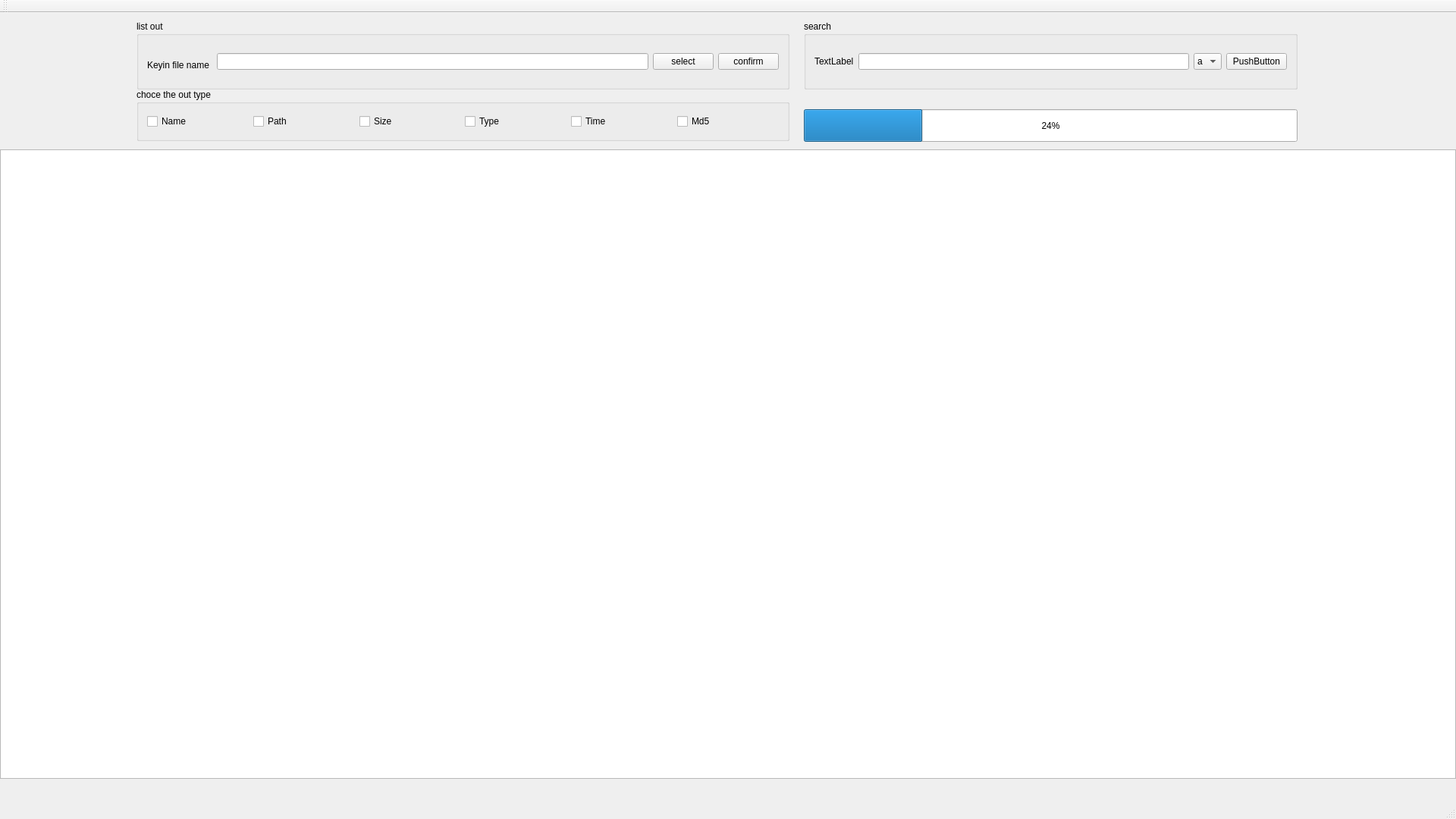
<?xml version="1.0" encoding="UTF-8"?>
<ui version="4.0">
 <class>MainWindow</class>
 <widget class="QMainWindow" name="MainWindow">
  <property name="geometry">
   <rect>
    <x>0</x>
    <y>0</y>
    <width>1920</width>
    <height>1080</height>
   </rect>
  </property>
  <property name="windowTitle">
   <string>MainWindow</string>
  </property>
  <widget class="QWidget" name="centralWidget">
   <widget class="QGroupBox" name="groupBox">
    <property name="geometry">
     <rect>
      <x>180</x>
      <y>10</y>
      <width>861</width>
      <height>91</height>
     </rect>
    </property>
    <property name="title">
     <string>list out</string>
    </property>
    <property name="checkable">
     <bool>false</bool>
    </property>
    <layout class="QHBoxLayout" name="horizontalLayout">
     <property name="sizeConstraint">
      <enum>QLayout::SetDefaultConstraint</enum>
     </property>
     <item>
      <widget class="QLabel" name="PathLabel">
       <property name="enabled">
        <bool>true</bool>
       </property>
       <property name="minimumSize">
        <size>
         <width>86</width>
         <height>55</height>
        </size>
       </property>
       <property name="text">
        <string>Keyin file name</string>
       </property>
      </widget>
     </item>
     <item>
      <widget class="QLineEdit" name="PathText"/>
     </item>
     <item>
      <widget class="QPushButton" name="selectBut">
       <property name="text">
        <string>select</string>
       </property>
      </widget>
     </item>
     <item>
      <widget class="QPushButton" name="confirmBut">
       <property name="text">
        <string>confirm</string>
       </property>
      </widget>
     </item>
    </layout>
   </widget>
   <widget class="QGroupBox" name="groupBox_2">
    <property name="geometry">
     <rect>
      <x>180</x>
      <y>100</y>
      <width>861</width>
      <height>69</height>
     </rect>
    </property>
    <property name="title">
     <string>choce the out type</string>
    </property>
    <layout class="QHBoxLayout" name="horizontalLayout_2">
     <item>
      <widget class="QCheckBox" name="nameChk">
       <property name="text">
        <string>Name</string>
       </property>
      </widget>
     </item>
     <item>
      <widget class="QCheckBox" name="pathChk">
       <property name="text">
        <string>Path</string>
       </property>
      </widget>
     </item>
     <item>
      <widget class="QCheckBox" name="sizeChk">
       <property name="text">
        <string>Size</string>
       </property>
      </widget>
     </item>
     <item>
      <widget class="QCheckBox" name="typeChk">
       <property name="text">
        <string>Type</string>
       </property>
      </widget>
     </item>
     <item>
      <widget class="QCheckBox" name="timeChk">
       <property name="text">
        <string>Time</string>
       </property>
      </widget>
     </item>
     <item>
      <widget class="QCheckBox" name="md5Chk">
       <property name="text">
        <string>Md5</string>
       </property>
      </widget>
     </item>
    </layout>
   </widget>
   <widget class="QGroupBox" name="groupBox_4">
    <property name="geometry">
     <rect>
      <x>1060</x>
      <y>10</y>
      <width>651</width>
      <height>91</height>
     </rect>
    </property>
    <property name="title">
     <string>search</string>
    </property>
    <layout class="QHBoxLayout" name="horizontalLayout_3">
     <item>
      <widget class="QLabel" name="label">
       <property name="text">
        <string>TextLabel</string>
       </property>
      </widget>
     </item>
     <item>
      <widget class="QLineEdit" name="lineEdit"/>
     </item>
     <item>
      <widget class="QComboBox" name="comboBox">
       <item>
        <property name="text">
         <string>a</string>
        </property>
       </item>
       <item>
        <property name="text">
         <string>b</string>
        </property>
       </item>
      </widget>
     </item>
     <item>
      <widget class="QPushButton" name="pushButton">
       <property name="text">
        <string>PushButton</string>
       </property>
      </widget>
     </item>
    </layout>
   </widget>
   <widget class="QTableWidget" name="tableWidget">
    <property name="geometry">
     <rect>
      <x>0</x>
      <y>180</y>
      <width>1920</width>
      <height>830</height>
     </rect>
    </property>
   </widget>
   <widget class="QProgressBar" name="progressBar">
    <property name="geometry">
     <rect>
      <x>1060</x>
      <y>127</y>
      <width>651</width>
      <height>43</height>
     </rect>
    </property>
    <property name="value">
     <number>24</number>
    </property>
   </widget>
  </widget>
  <widget class="QMenuBar" name="menuBar">
   <property name="geometry">
    <rect>
     <x>0</x>
     <y>0</y>
     <width>1920</width>
     <height>28</height>
    </rect>
   </property>
  </widget>
  <widget class="QToolBar" name="mainToolBar">
   <attribute name="toolBarArea">
    <enum>TopToolBarArea</enum>
   </attribute>
   <attribute name="toolBarBreak">
    <bool>false</bool>
   </attribute>
  </widget>
  <widget class="QStatusBar" name="statusBar"/>
 </widget>
 <layoutdefault spacing="6" margin="11"/>
 <resources/>
 <connections/>
</ui>
